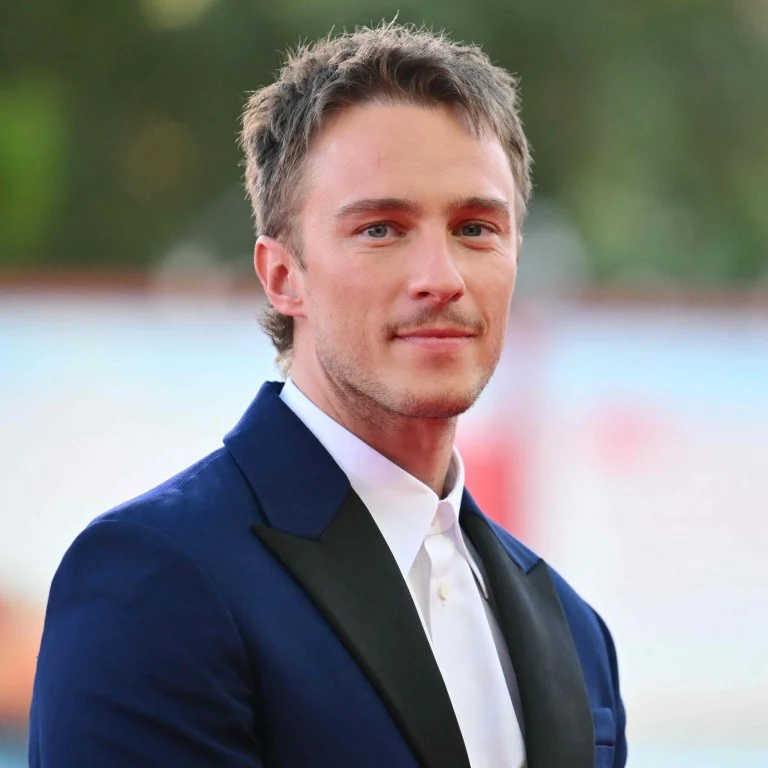
#> input picture mona.jpg, 768 x 768 px
$ python 'opencv臉部辨識.py'
#> lines starting #> are read from the running program, lines starting #| are printed output that depends on the picture; after the words box and inside, x2 and y2 are one past the last pixel; in counts of white or black regions, pixels touching at a corner belong together
# ...existing code...
import argparse
import cv2
import sys
import os

def main():
    parser = argparse.ArgumentParser(description="Detect faces in an image")
    parser.add_argument("-i", "--image", help="Path to input image", default="mona.jpg")
    parser.add_argument("-c", "--cascade", help="Path to Haar cascade XML", default="haarcascade_frontalface_default.xml")
    args = parser.parse_args()

    if not os.path.isfile(args.image):
        print(f"Error: image file '{args.image}' not found")
        sys.exit(1)
    if not os.path.isfile(args.cascade):
        print(f"Error: cascade file '{args.cascade}' not found")
        sys.exit(1)

    img = cv2.imread(args.image)
#> img is the input picture: shape (768, 768, 3); mean B, G, R 128.8, 129.8, 131.6
    if img is None:
        print(f"Error: cannot read image '{args.image}'")
        sys.exit(1)

    gray = cv2.cvtColor(img, cv2.COLOR_BGR2GRAY)   # 將圖片轉成灰階
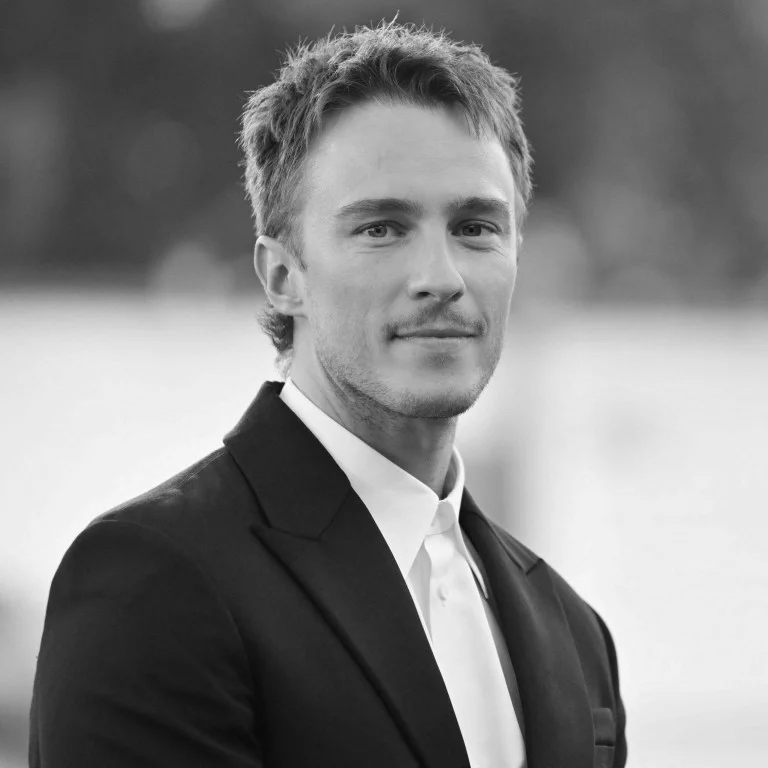
#> gray: shape (768, 768); min 8, max 255, mean 130.2

    face_cascade = cv2.CascadeClassifier(args.cascade)   # 載入人臉模型
    if face_cascade.empty():
        print(f"Error: failed to load cascade '{args.cascade}'")
        sys.exit(1)

    faces = face_cascade.detectMultiScale(gray, scaleFactor=1.1, minNeighbors=5, minSize=(30,30))    # 偵測人臉
#> faces = [[283, 111, 294, 294]]

    for (x, y, w, h) in faces:
        cv2.rectangle(img, (x, y), (x+w, y+h), (0, 255, 0), 2)    # 利用 for 迴圈，抓取每個人臉屬性，繪製方框
#> this loop made 1 pass
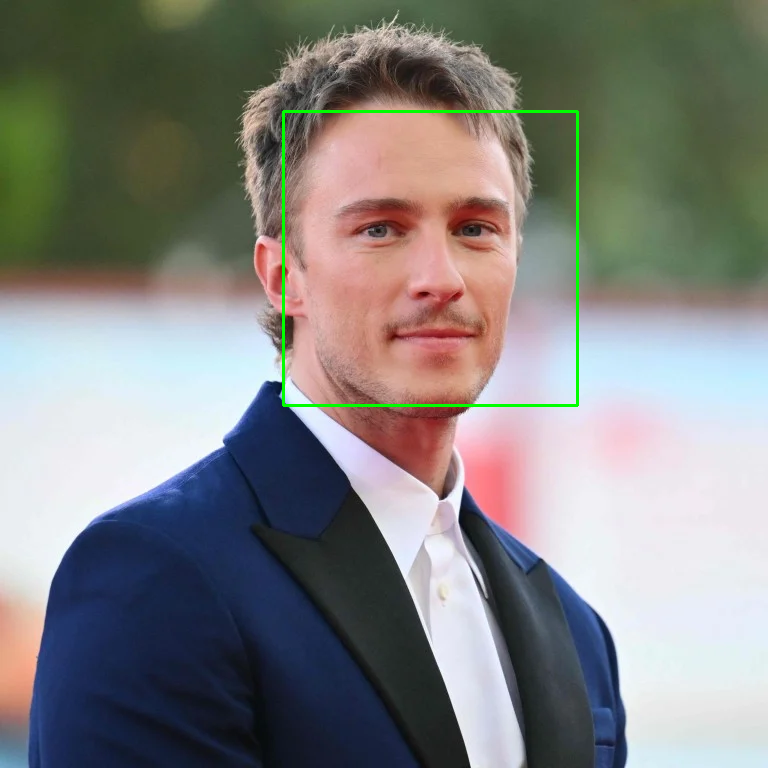
#> img: shape (768, 768, 3); 0.6% of pixels changed, all inside (x1, y1, x2, y2) = (282, 110, 579, 407)

    cv2.imshow('oxxostudio', img)
    cv2.waitKey(0) # 按下任意鍵停止
    cv2.destroyAllWindows()

if __name__ == "__main__":
    main()
# ...existing code...
import cv2
img = cv2.imread('mona.jpg')
gray = cv2.cvtColor(img, cv2.COLOR_BGR2GRAY)   # 將圖片轉成灰階

face_cascade = cv2.CascadeClassifier("haarcascade_frontalface_default.xml")   # 載入人臉模型
faces = face_cascade.detectMultiScale(gray)    # 偵測人臉
#> faces = [[283, 111, 294, 294]]

for (x, y, w, h) in faces:
    cv2.rectangle(img, (x, y), (x+w, y+h), (0, 255, 0), 2)    # 利用 for 迴圈，抓取每個人臉屬性，繪製方框

cv2.imshow('oxxostudio', img)
cv2.waitKey(0) # 按下任意鍵停止
cv2.destroyAllWindows()
import cv2
cap = cv2.VideoCapture(0)
face_cascade = cv2.CascadeClassifier("haarcascade_frontalface_default.xml")
#faces = face_cascade.detectMultiScale(gray)
if not cap.isOpened():
    print("Cannot open camera")
    exit()
while True:
    ret, frame = cap.read()
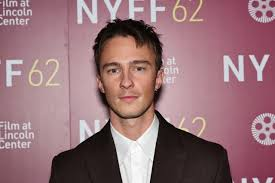
#> input picture meme.jpg, 275 x 183 px, given in place of the camera
#> frame is the input picture: shape (183, 275, 3); mean B, G, R 119.5, 113.6, 149.9
    if not ret:
        print("Cannot receive frame")
        break
    frame = cv2.resize(frame,(540,320))              # 縮小尺寸，避免尺寸過大導致效能不好
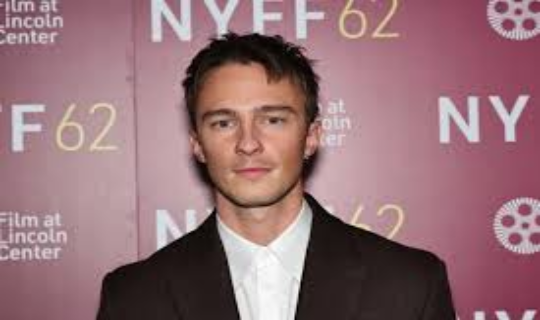
#> frame: shape (320, 540, 3); mean B, G, R 119.4, 113.4, 149.8
    gray = cv2.cvtColor(frame, cv2.COLOR_BGR2GRAY)   # 將鏡頭影像轉換成灰階
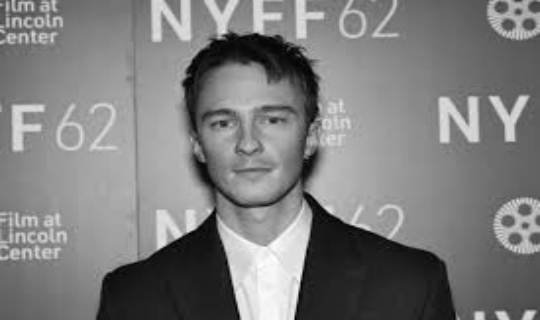
#> gray: shape (320, 540); min 1, max 255, mean 125
    faces = face_cascade.detectMultiScale(gray)      # 偵測人臉
#> faces = [[186, 72, 125, 125]]
    for (x, y, w, h) in faces:
        cv2.rectangle(frame, (x, y), (x+w, y+h), (0, 255, 0), 2)   # 標記人臉
#> this loop made 1 pass
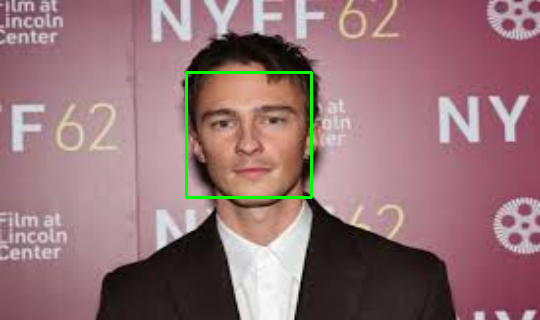
#> frame: shape (320, 540, 3); 0.87% of pixels changed, all inside (x1, y1, x2, y2) = (185, 71, 313, 199)
    cv2.imshow('oxxostudio', frame)
    if cv2.waitKey(1) == ord('q'):
#> (key q is pressed here)
        break
cap.release()
cv2.destroyAllWindows()
